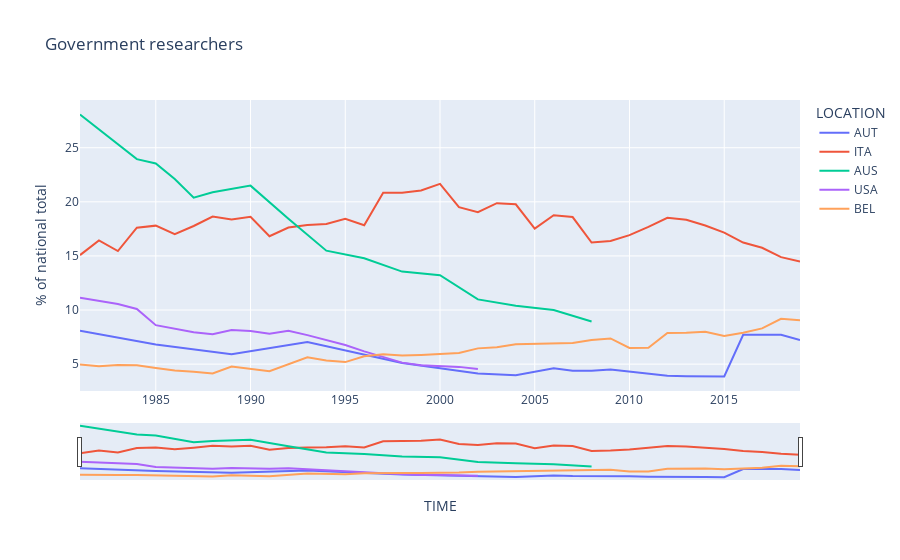
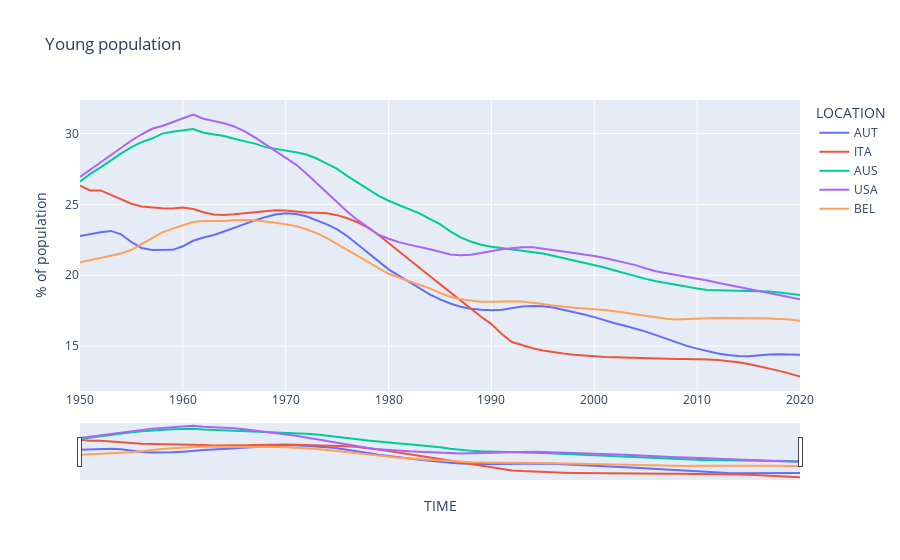

Notebook cell for these charts, in order:
### Code cell
# =============== Test ==================
path_to_file = 'datasets/used/DP_LIVE_02012022214642229.csv'
# works 4 arbitrary chosen countries! :D   Makes sense?
df1 = load_chosen_oecd_data(path_to_file, 'AUS', 'AUT', 'BEL')

# ----- Line-charts --------
# Government researchers
path_to_file = 'datasets/used/DP_LIVE_02012022214642229.csv'
df_researchers = load_chosen_oecd_data(path_to_file, 'AUT', 'ITA', 'AUS', 'USA', 'BEL')
df_researchers_filtered = filter_data_total(df_researchers)
plot_lineplot(df_researchers_filtered,"Government researchers","% of national total")

# Young population
path_to_file = 'datasets/used/DP_LIVE_02012022233800555.csv'
df_young = load_chosen_oecd_data(path_to_file, 'AUT', 'ITA', 'AUS', 'USA', 'BEL')
plot_lineplot(df_young,"Young population", "% of population")

### Figure 1 — Plotly figure (JSON) as saved in the notebook; plotly's stock layout.template omitted (floating-point values rounded to 4 significant figures)
{"data": [{"hovertemplate": "LOCATION=AUT<br>TIME=%{x}<br>Value=%{y}<extra></extra>", "legendgroup": "AUT", "line": {"color": "#636efa", "dash": "solid"}, "marker": {"symbol": "circle"}, "mode": "lines", "name": "AUT", "orientation": "v", "showlegend": true, "x": [1981, 1985, 1989, 1993, 1998, 2002, 2004, 2005, 2006, 2007, 2008, 2009, 2010, 2011, 2012, 2013, 2014, 2015, 2016, 2017, 2018, 2019], "xaxis": "x", "y": [8.09, 6.808, 5.921, 7.051, 5.098, 4.14, 3.968, 4.326, 4.618, 4.385, 4.385, 4.498, 4.286, 4.072, 3.916, 3.876, 3.88, 3.861, 7.713, 7.712, 7.713, 7.23], "yaxis": "y", "type": "scatter"}, {"hovertemplate": "LOCATION=ITA<br>TIME=%{x}<br>Value=%{y}<extra></extra>", "legendgroup": "ITA", "line": {"color": "#EF553B", "dash": "solid"}, "marker": {"symbol": "circle"}, "mode": "lines", "name": "ITA", "orientation": "v", "showlegend": true, "x": [1981, 1982, 1983, 1984, 1985, 1986, 1987, 1988, 1989, 1990, 1991, 1992, 1993, 1994, 1995, 1996, 1997, 1998, 1999, 2000, 2001, 2002, 2003, 2004, 2005, 2006, 2007, 2008, 2009, 2010, 2011, 2012, 2013, 2014, 2015, 2016, 2017, 2018, 2019], "xaxis": "x", "y": [15.08, 16.42, 15.45, 17.61, 17.8, 17.02, 17.77, 18.63, 18.38, 18.62, 16.82, 17.63, 17.87, 17.94, 18.42, 17.84, 20.83, 20.83, 21.04, 21.65, 19.5, 19.04, 19.87, 19.77, 17.52, 18.76, 18.59, 16.24, 16.38, 16.92, 17.69, 18.52, 18.35, 17.81, 17.15, 16.24, 15.76, 14.89, 14.47], "yaxis": "y", "type": "scatter"}, {"hovertemplate": "LOCATION=AUS<br>TIME=%{x}<br>Value=%{y}<extra></extra>", "legendgroup": "AUS", "line": {"color": "#00cc96", "dash": "solid"}, "marker": {"symbol": "circle"}, "mode": "lines", "name": "AUS", "orientation": "v", "showlegend": true, "x": [1981, 1984, 1985, 1986, 1987, 1988, 1990, 1992, 1994, 1996, 1998, 2000, 2002, 2004, 2006, 2008], "xaxis": "x", "y": [28.07, 23.95, 23.54, 22.1, 20.38, 20.88, 21.5, 18.43, 15.48, 14.78, 13.55, 13.22, 10.98, 10.39, 10.0, 8.942], "yaxis": "y", "type": "scatter"}, {"hovertemplate": "LOCATION=USA<br>TIME=%{x}<br>Value=%{y}<extra></extra>", "legendgroup": "USA", "line": {"color": "#ab63fa", "dash": "solid"}, "marker": {"symbol": "circle"}, "mode": "lines", "name": "USA", "orientation": "v", "showlegend": true, "x": [1981, 1982, 1983, 1984, 1985, 1987, 1988, 1989, 1990, 1991, 1992, 1993, 1995, 1996, 1997, 1998, 1999, 2000, 2001, 2002], "xaxis": "x", "y": [11.13, 10.86, 10.55, 10.1, 8.602, 7.953, 7.767, 8.159, 8.061, 7.813, 8.073, 7.68, 6.767, 6.182, 5.651, 5.139, 4.907, 4.825, 4.746, 4.558], "yaxis": "y", "type": "scatter"}, {"hovertemplate": "LOCATION=BEL<br>TIME=%{x}<br>Value=%{y}<extra></extra>", "legendgroup": "BEL", "line": {"color": "#FFA15A", "dash": "solid"}, "marker": {"symbol": "circle"}, "mode": "lines", "name": "BEL", "orientation": "v", "showlegend": true, "x": [1981, 1982, 1983, 1984, 1985, 1986, 1987, 1988, 1989, 1991, 1993, 1994, 1995, 1996, 1997, 1998, 1999, 2000, 2001, 2002, 2003, 2004, 2005, 2006, 2007, 2008, 2009, 2010, 2011, 2012, 2013, 2014, 2015, 2016, 2017, 2018, 2019], "xaxis": "x", "y": [4.958, 4.81, 4.929, 4.89, 4.648, 4.413, 4.307, 4.133, 4.784, 4.336, 5.636, 5.33, 5.186, 5.733, 5.92, 5.793, 5.846, 5.923, 6.022, 6.456, 6.554, 6.835, 6.859, 6.949, 6.956, 7.235, 7.377, 6.49, 6.515, 7.876, 7.889, 7.993, 7.6, 7.903, 8.305, 9.195, 9.057], "yaxis": "y", "type": "scatter"}], "layout": {"xaxis": {"anchor": "y", "domain": [0.0, 1.0], "title": {"text": "TIME"}, "rangeslider": {"visible": true}}, "yaxis": {"anchor": "x", "domain": [0.0, 1.0], "title": {"text": "% of national total"}}, "legend": {"title": {"text": "LOCATION"}, "tracegroupgap": 0}, "title": {"text": "Government researchers"}}}

### Figure 2 — Plotly figure (JSON) as saved in the notebook; plotly's stock layout.template omitted (floating-point values rounded to 4 significant figures)
{"data": [{"hovertemplate": "LOCATION=AUT<br>TIME=%{x}<br>Value=%{y}<extra></extra>", "legendgroup": "AUT", "line": {"color": "#636efa", "dash": "solid"}, "marker": {"symbol": "circle"}, "mode": "lines", "name": "AUT", "orientation": "v", "showlegend": true, "x": [1950, 1951, 1952, 1953, 1954, 1955, 1956, 1957, 1958, 1959, 1960, 1961, 1962, 1963, 1964, 1965, 1966, 1967, 1968, 1969, 1970, 1971, 1972, 1973, 1974, 1975, 1976, 1977, 1978, 1979, 1980, 1981, 1982, 1983, 1984, 1985, 1986, 1987, 1988, 1989, 1990, 1991, 1992, 1993, 1994, 1995, 1996, 1997, 1998, 1999, 2000, 2001, 2002, 2003, 2004, 2005, 2006, 2007, 2008, 2009, 2010, 2011, 2012, 2013, 2014, 2015, 2016, 2017, 2018, 2019, 2020], "xaxis": "x", "y": [22.76, 22.92, 23.03, 23.13, 22.88, 22.34, 21.93, 21.77, 21.76, 21.79, 22.04, 22.43, 22.66, 22.84, 23.08, 23.36, 23.62, 23.86, 24.09, 24.29, 24.36, 24.32, 24.16, 23.9, 23.59, 23.23, 22.75, 22.17, 21.56, 20.96, 20.42, 19.97, 19.54, 19.09, 18.65, 18.29, 18.0, 17.78, 17.64, 17.56, 17.52, 17.57, 17.69, 17.79, 17.83, 17.81, 17.73, 17.58, 17.41, 17.23, 17.04, 16.82, 16.62, 16.43, 16.23, 16.02, 15.77, 15.51, 15.25, 15.02, 14.82, 14.65, 14.49, 14.37, 14.3, 14.28, 14.36, 14.42, 14.43, 14.42, 14.39], "yaxis": "y", "type": "scatter"}, {"hovertemplate": "LOCATION=ITA<br>TIME=%{x}<br>Value=%{y}<extra></extra>", "legendgroup": "ITA", "line": {"color": "#EF553B", "dash": "solid"}, "marker": {"symbol": "circle"}, "mode": "lines", "name": "ITA", "orientation": "v", "showlegend": true, "x": [1950, 1951, 1952, 1953, 1954, 1955, 1956, 1957, 1958, 1959, 1960, 1961, 1962, 1963, 1964, 1965, 1966, 1967, 1968, 1969, 1970, 1971, 1972, 1973, 1974, 1975, 1976, 1977, 1978, 1979, 1980, 1981, 1982, 1983, 1984, 1985, 1986, 1987, 1988, 1989, 1990, 1991, 1992, 1993, 1994, 1995, 1996, 1997, 1998, 1999, 2000, 2001, 2002, 2003, 2004, 2005, 2006, 2007, 2008, 2009, 2010, 2011, 2012, 2013, 2014, 2015, 2016, 2017, 2018, 2019, 2020], "xaxis": "x", "y": [26.32, 25.98, 25.98, 25.68, 25.36, 25.05, 24.85, 24.78, 24.73, 24.71, 24.77, 24.67, 24.44, 24.29, 24.25, 24.3, 24.37, 24.46, 24.54, 24.59, 24.57, 24.49, 24.43, 24.41, 24.37, 24.24, 24.01, 23.74, 23.36, 22.86, 22.27, 21.65, 21.05, 20.51, 19.94, 19.37, 18.79, 18.2, 17.63, 17.07, 16.55, 15.86, 15.29, 15.06, 14.86, 14.69, 14.57, 14.47, 14.39, 14.33, 14.28, 14.23, 14.21, 14.19, 14.15, 14.13, 14.12, 14.1, 14.08, 14.09, 14.09, 14.06, 14.01, 13.95, 13.86, 13.74, 13.59, 13.43, 13.26, 13.06, 12.86], "yaxis": "y", "type": "scatter"}, {"hovertemplate": "LOCATION=AUS<br>TIME=%{x}<br>Value=%{y}<extra></extra>", "legendgroup": "AUS", "line": {"color": "#00cc96", "dash": "solid"}, "marker": {"symbol": "circle"}, "mode": "lines", "name": "AUS", "orientation": "v", "showlegend": true, "x": [1950, 1951, 1952, 1953, 1954, 1955, 1956, 1957, 1958, 1959, 1960, 1961, 1962, 1963, 1964, 1965, 1966, 1967, 1968, 1969, 1970, 1971, 1972, 1973, 1974, 1975, 1976, 1977, 1978, 1979, 1980, 1981, 1982, 1983, 1984, 1985, 1986, 1987, 1988, 1989, 1990, 1991, 1992, 1993, 1994, 1995, 1996, 1997, 1998, 1999, 2000, 2001, 2002, 2003, 2004, 2005, 2006, 2007, 2008, 2009, 2010, 2011, 2012, 2013, 2014, 2015, 2016, 2017, 2018, 2019, 2020], "xaxis": "x", "y": [26.6, 27.15, 27.6, 28.12, 28.59, 29.04, 29.39, 29.64, 29.99, 30.12, 30.21, 30.31, 30.05, 29.92, 29.82, 29.63, 29.48, 29.28, 29.03, 28.92, 28.83, 28.68, 28.51, 28.23, 27.87, 27.49, 26.99, 26.52, 26.07, 25.62, 25.25, 24.96, 24.66, 24.37, 23.98, 23.6, 23.1, 22.67, 22.37, 22.15, 22.0, 21.9, 21.82, 21.73, 21.63, 21.53, 21.37, 21.21, 21.05, 20.89, 20.72, 20.55, 20.34, 20.13, 19.94, 19.74, 19.57, 19.43, 19.3, 19.17, 19.06, 18.95, 18.93, 18.93, 18.91, 18.89, 18.9, 18.86, 18.78, 18.7, 18.6], "yaxis": "y", "type": "scatter"}, {"hovertemplate": "LOCATION=USA<br>TIME=%{x}<br>Value=%{y}<extra></extra>", "legendgroup": "USA", "line": {"color": "#ab63fa", "dash": "solid"}, "marker": {"symbol": "circle"}, "mode": "lines", "name": "USA", "orientation": "v", "showlegend": true, "x": [1950, 1951, 1952, 1953, 1954, 1955, 1956, 1957, 1958, 1959, 1960, 1961, 1962, 1963, 1964, 1965, 1966, 1967, 1968, 1969, 1970, 1971, 1972, 1973, 1974, 1975, 1976, 1977, 1978, 1979, 1980, 1981, 1982, 1983, 1984, 1985, 1986, 1987, 1988, 1989, 1990, 1991, 1992, 1993, 1994, 1995, 1996, 1997, 1998, 1999, 2000, 2001, 2002, 2003, 2004, 2005, 2006, 2007, 2008, 2009, 2010, 2011, 2012, 2013, 2014, 2015, 2016, 2017, 2018, 2019, 2020], "xaxis": "x", "y": [26.92, 27.44, 27.98, 28.49, 29.0, 29.5, 29.94, 30.33, 30.52, 30.78, 31.04, 31.33, 31.04, 30.89, 30.72, 30.49, 30.15, 29.72, 29.24, 28.74, 28.26, 27.8, 27.18, 26.5, 25.81, 25.17, 24.48, 23.88, 23.34, 22.86, 22.57, 22.34, 22.16, 22.01, 21.83, 21.66, 21.46, 21.4, 21.45, 21.56, 21.69, 21.84, 21.91, 21.97, 21.97, 21.88, 21.79, 21.67, 21.56, 21.49, 21.36, 21.21, 21.06, 20.9, 20.71, 20.48, 20.28, 20.14, 20.03, 19.91, 19.79, 19.63, 19.47, 19.33, 19.18, 19.03, 18.89, 18.76, 18.63, 18.46, 18.3], "yaxis": "y", "type": "scatter"}, {"hovertemplate": "LOCATION=BEL<br>TIME=%{x}<br>Value=%{y}<extra></extra>", "legendgroup": "BEL", "line": {"color": "#FFA15A", "dash": "solid"}, "marker": {"symbol": "circle"}, "mode": "lines", "name": "BEL", "orientation": "v", "showlegend": true, "x": [1950, 1951, 1952, 1953, 1954, 1955, 1956, 1957, 1958, 1959, 1960, 1961, 1962, 1963, 1964, 1965, 1966, 1967, 1968, 1969, 1970, 1971, 1972, 1973, 1974, 1975, 1976, 1977, 1978, 1979, 1980, 1981, 1982, 1983, 1984, 1985, 1986, 1987, 1988, 1989, 1990, 1991, 1992, 1993, 1994, 1995, 1996, 1997, 1998, 1999, 2000, 2001, 2002, 2003, 2004, 2005, 2006, 2007, 2008, 2009, 2010, 2011, 2012, 2013, 2014, 2015, 2016, 2017, 2018, 2019, 2020], "xaxis": "x", "y": [20.91, 21.06, 21.22, 21.36, 21.53, 21.79, 22.2, 22.66, 23.03, 23.28, 23.53, 23.75, 23.82, 23.81, 23.83, 23.87, 23.9, 23.88, 23.8, 23.69, 23.59, 23.46, 23.24, 22.97, 22.62, 22.21, 21.8, 21.37, 20.94, 20.5, 20.11, 19.84, 19.6, 19.35, 19.08, 18.75, 18.48, 18.3, 18.19, 18.12, 18.12, 18.15, 18.17, 18.15, 18.08, 17.97, 17.86, 17.77, 17.7, 17.65, 17.61, 17.55, 17.46, 17.35, 17.24, 17.13, 17.04, 16.93, 16.88, 16.89, 16.93, 16.96, 16.98, 16.99, 16.99, 16.98, 16.96, 16.95, 16.93, 16.88, 16.79], "yaxis": "y", "type": "scatter"}], "layout": {"xaxis": {"anchor": "y", "domain": [0.0, 1.0], "title": {"text": "TIME"}, "rangeslider": {"visible": true}}, "yaxis": {"anchor": "x", "domain": [0.0, 1.0], "title": {"text": "% of population"}}, "legend": {"title": {"text": "LOCATION"}, "tracegroupgap": 0}, "title": {"text": "Young population"}}}
